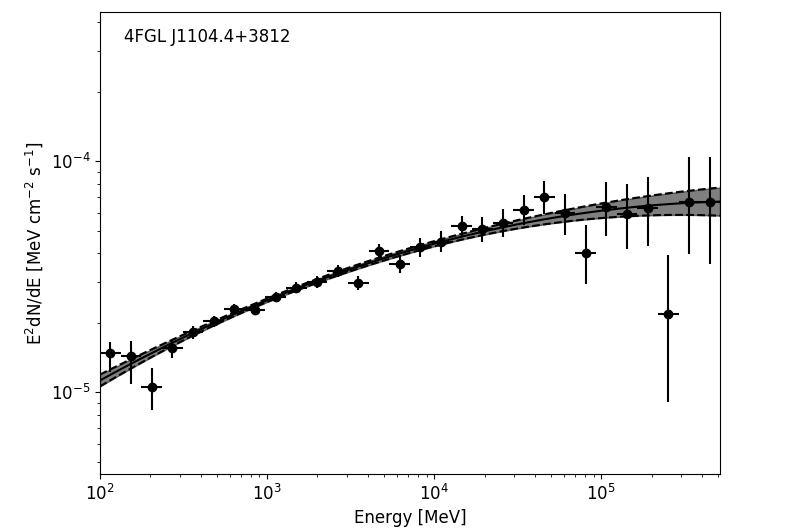

Recreate this plot in Python.
#!/usr/bin/env python2.7



print('=====')
print('Importing modules')
print('=====')



#Importing the needed modules
import os
import matplotlib.pyplot as plt
import matplotlib
import numpy as np
from fermipy.gtanalysis import GTAnalysis
from fermipy.plotting import ROIPlotter, SEDPlotter
from astropy.table import Table, Column
import astropy.io.fits as pyfits
import yaml




#This makes matplotlib.pyplot function correctly.
plt.switch_backend('agg')

print('=====')
print('Finished importing Modules')
print('=====')



# Loading the configuration file and making a variable
config = yaml.load(open('config.yaml'))
SOURCE = config['selection']['target']
DIR = config['fileio']['outdir']
LCDIR = config['lightcurve']['outdir']



print('=====')
print('Config Loaded')
print('=====')
print('=====')
print('Performing setup')
print('=====')

#Reading in the config.yaml and beginning the Fermi Analysis
gta = GTAnalysis('config.yaml', logging={'verbosity':3})
matplotlib.interactive(True)
gta.setup()

#The optimize function calculates the TS for each source in the region of interest (ROI)
#Because gta.free_sources() and gta.sed() require TS, the optomize function here must be performed first
gta.optimize()


print('=====')
print('Freeing all sources with significance greater than 9 TS')
print('And printing some information')
print('=====')

gta.print_model()
print(gta.roi[SOURCE])

gta.free_sources(minmax_ts = [9,1600000])


print('_____________________________________________')
print('-----')
gta.print_model()
print('=====')
gta.print_params(allpars=True)
print('=====')
gta.print_roi()
print('_____________________________________________')

print('=====')
print('Fit_results and plots')
print('=====')


fit_results = gta.fit()
gta.print_model()
print(gta.roi[SOURCE])
gta.write_roi('roi_1',save_model_map=True)

print('_____________________________________________')
print('Now to make a TSmap and residual map')
tsmap = gta.tsmap(prefix='TSmap', make_plots=True)
resid = gta.residmap('Residuals',make_plots=True)
print('_____________________________________________')

print('Printing info to the screen again')
print('_____________________________________________')
gta.print_model()
print('_____________________________________________')
gta.print_params(allpars=True)
print('_____________________________________________')
gta.print_roi()
print('_____________________________________________')


gta.residmap(prefix = 'weighted_residuals', make_plots = True, use_weights = True)



print('=====')
print('Starting SED')
print('=====')

#SED
'''
All the hard work has been done already. This will still take some
time to compute because it will peform the analysis with the
sources that were freed for the fitting. Go get some tea.....
'''

sed = gta.sed(SOURCE,prefix='SED_fit', use_local_index = True, free_background = True, cov_scale = None)
gta.write_roi('roi_2', make_plots=True,save_model_map=True)

print('=====')
print('SED finished')
print('=====')


print('End of SED')
